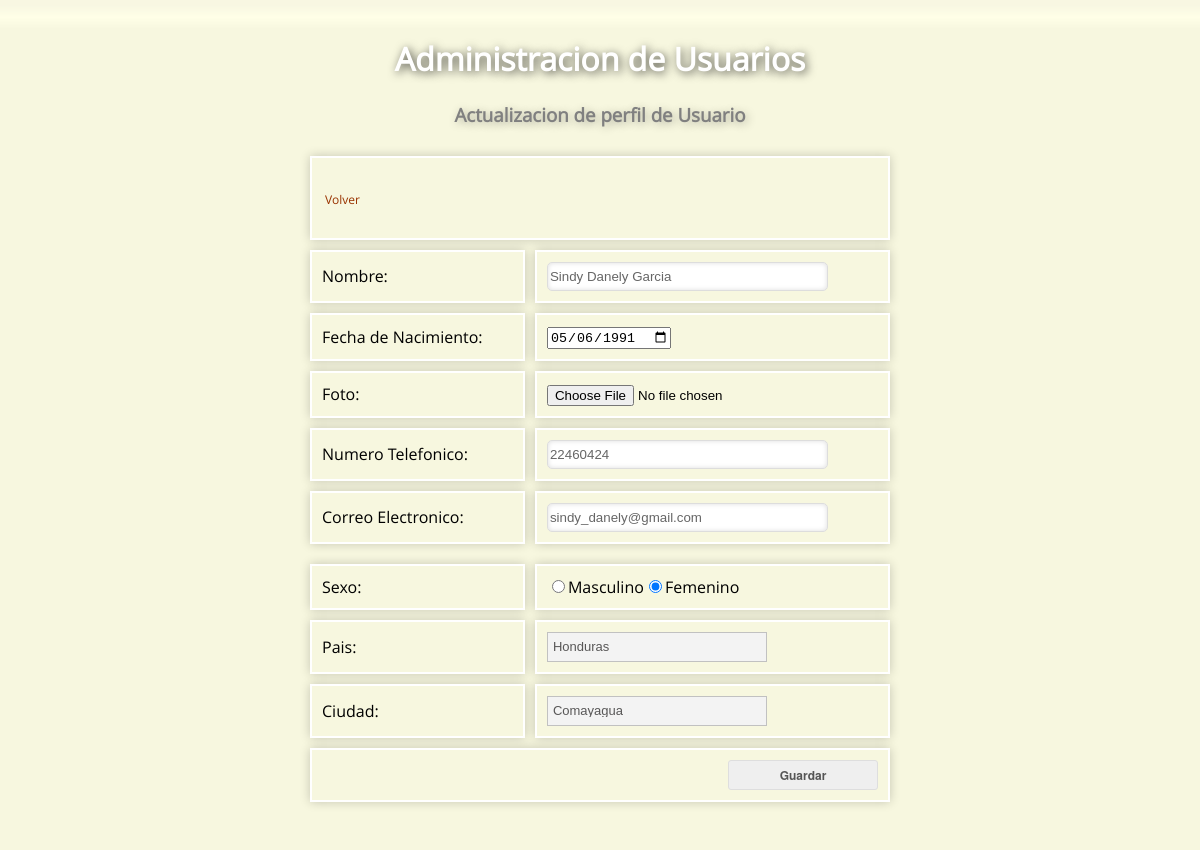
The app's page /modificar_usuario.php?id=1 (signed in) with its own data.
### tables this page shows
CREATE TABLE IF NOT EXISTS `usuario` (
  `id` int(10) NOT NULL AUTO_INCREMENT,
  `nombre_usuario` varchar(150) NOT NULL,
  `fecha_nacimiento` date NOT NULL,
  `sexo` varchar(10) NOT NULL,
  `numero_telefonico` varchar(15) NOT NULL,
  `correo_electronico` varchar(50) NOT NULL,
  `contrasena` varchar(50) NOT NULL,
  `foto_usuario` longtext NOT NULL,
  `id_ciudad` int(3) NOT NULL,
  `admin` tinyint(1) NOT NULL,
  PRIMARY KEY (`id`)
);

CREATE TABLE IF NOT EXISTS `pais` (
  `id` int(3) NOT NULL AUTO_INCREMENT,
  `nombre_pais` varchar(50) NOT NULL,
  `codigo_telefonico` varchar(10) NOT NULL,
  PRIMARY KEY (`id`)
);

CREATE TABLE IF NOT EXISTS `ciudad` (
  `id` int(3) NOT NULL AUTO_INCREMENT,
  `nombre_ciudad` varchar(50) NOT NULL,
  `id_pais` int(3) NOT NULL,
  PRIMARY KEY (`id`)
);

### modificar_usuario.php (the view, shortened to what this page needs)
<?php
require_once("conexion.php");
if(isset($_SESSION["usuario_valido"]))
{
 $id= $_GET["id"];
       $consulta = "SELECT nombre_usuario, fecha_nacimiento, sexo, numero_telefonico, foto_usuario, contrasena,
        correo_electronico, nombre_ciudad, nombre_pais, id_pais, id_ciudad
        FROM usuario, ciudad, pais
        WHERE usuario.id = $id AND usuario.id_ciudad = ciudad.id AND ciudad.id_pais = pais.id";
  $result = mysqli_query($conexion, $consulta);
$consulta2 = "SELECT * FROM pais";
$consulta3 = "SELECT * FROM ciudad";
$result2 = mysqli_query($conexion, $consulta2);
$result3= mysqli_query($conexion,$consulta3);
}
else
{ header("location: index.php"); }
?>
<!DOCTYPE html>
<html lang="es">
<head>
    <link rel="stylesheet" href="css/simplePagination.css">
    <link rel="stylesheet" href="css/globals.css">
</head>
<body>
<header></a><h1>Administracion de Usuarios</h1></</header>
<div id="editar_perfil" class="oculto">
  <center><div id="title"><h3>Actualizacion de perfil de Usuario</h3></div></center>
   <form id="frmActualizar" action=" " method="Post" enctype="multipart/form-data">
	 <table cellpadding="10" cellspacing="10" width="600px">
			<tr>
			    <td colspan="2"><p><a href="Listar_Usuarios.php">Volver</a></p></td>
			</tr>
	 		<?php while($usuario = mysqli_fetch_assoc($result)){ ?>
			<tr>
				<td>Nombre:</td>
				<td><input type="Text" id="txtNombre" name="txtNombre" value="<?php echo $usuario["nombre_usuario"];?>" class="textbox"/></td>
			</tr>
			<tr>
				<td>Fecha de Nacimiento:</td>
				<td><input type="date" id="txtFecha" name="txtFecha" value="<?php echo $usuario["fecha_nacimiento"];?>" /></td>
			</tr>
			<tr>
				<td>Foto:</td>
				<td><input type="file" id="txtFoto" class="nice" name="txtFoto" class="boton"/></td>
			</tr>
			<tr>
				<td>Numero Telefonico:</td>
				<td><input type="Text" id="txtNumeroT" name="txtNumeroT"  value="<?php echo $usuario["numero_telefonico"];?>" class="textbox" /></td>
			</tr>
			<tr>
				<td>Correo Electronico:</td>
				<td><input type="Text" id="txtCorreo" name="txtCorreo" value="<?php echo $usuario["correo_electronico"];?>"class="textbox" /></td>
			</tr>
			<tr>
			<tr>
				<td>Sexo:</td>
				<td><label><input name="sex" type="radio" value="Masculino" <?php if($usuario["sexo"] == "Masculino"){echo 'checked="checked"';}?>/>Masculino</label><label><input name="sex" type="radio" value="Femenino"  <?php if($usuario["sexo"] == "Femenino"){ echo 'checked="checked"';}?> />Femenino</label></td>
			</tr>
				<td>Pais:</td>
				<td>
					<label class="selection"><select id="Slpais" name="Slpais" onclick="filtrar();" class="Select">
					<?php while ($pais = mysqli_fetch_assoc($result2)){ ?>
					<option <?php if ($usuario["id_pais"] == $pais["id"]) { echo 'selected="selected"'; }?> value="<?php echo $pais["id"];?>" ><?php echo $pais["nombre_pais"];?></option>
					<?php }?>
					</select></label>
				</td>
			</tr>
			<tr>
				<td>Ciudad:</td>
				<td>
					<div id="selCiudad">
					<label class="selection"><select id="Slciudad" name="Slciudad" class="Select">
					<?php while ($ciudad = mysqli_fetch_assoc($result3)){ ?>
					<option value="<?php echo $ciudad["id"];?>" <?php if ($usuario["id_ciudad"] == $ciudad["id"]) { echo 'selected="selected"'; }?> ><?php echo $ciudad["nombre_ciudad"];?></option>
					<?php }?>
			    	</select></label>
			    	</div>
				</td>
			</tr>
			<tr>
				<td colspan="2" align="right"><input type="submit" id="sbGuardarPerfil" name="sbGuardarPerfil" value="Guardar" class="boton" /></td>
			</tr>
		<?php }?>
	</table>
   </form>
  </div>
</body>
<footer>&nbsp</footer>
</html>

### css/globals.css (style rules this page uses)
body { background: #FFF; font-family: "open_sansregular"; }

### modificar_usuario.php (style rules this page uses)
body { background: rgb(255,250,250); margin: 0; padding: 0; }
header { background: url(img/back.png); background-size: 150px; margin: 0; padding: 1em; }
h1 { color: white; text-shadow: rgba(0,0,0,0.7) 2px 2px 10px; text-align: center; }
h3 { color: gray; text-shadow: rgba(0,0,0,0.3) 2px 2px 10px; text-align: center; }
td { border: 2px solid white; box-shadow: rgba(0,0,0,0.2) 0px 0px 10px; margin: 0px; }
table { margin: 0 auto; }
.boton { border: 1px solid #dedede; border-radius: 3px; color: #555; display: inline-block; font: bold 12px/12px HelveticaNeue, Arial; padding: 8px 11px; text-decoration: none; width:150px; }
.textbox { background: white; border: 1px solid #DDD; border-radius: 5px; box-shadow: 0 0 5px #DDD inset; color: #666; outline: none; height:25px; width: 275px; }
.Select { width: 220px; position: relative; }
select { width: 100%; background: #F3F3F3; color: #585757; padding: 5px; font-size: 13px; line-height: 100%; border: 1px solid #C1C1C1; border-radius: 0; height: 30px; -webkit-appearance: none; }
option { padding: 10px; }
form table td p { padding:3px 0px 3px 3px; }
form table td p a { text-decoration:none; color:#930; font-size:12px; }

### records on screen
usuario: txtNombre "Sindy Danely Garcia", txtFecha "05/06/1991", txtNumeroT "22460424", txtCorreo "sindy_danely@gmail.com", sexo "☐ Masculino", sexo "☑ Femenino", Slpais "Honduras", Slciudad "Comayagua"
